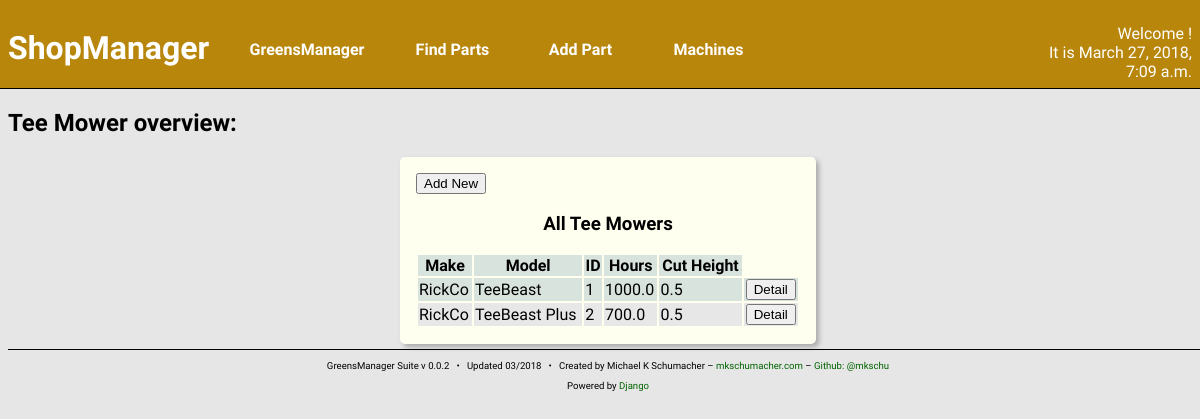
/shop/teemow/, run on an earlier commit of the app's database.
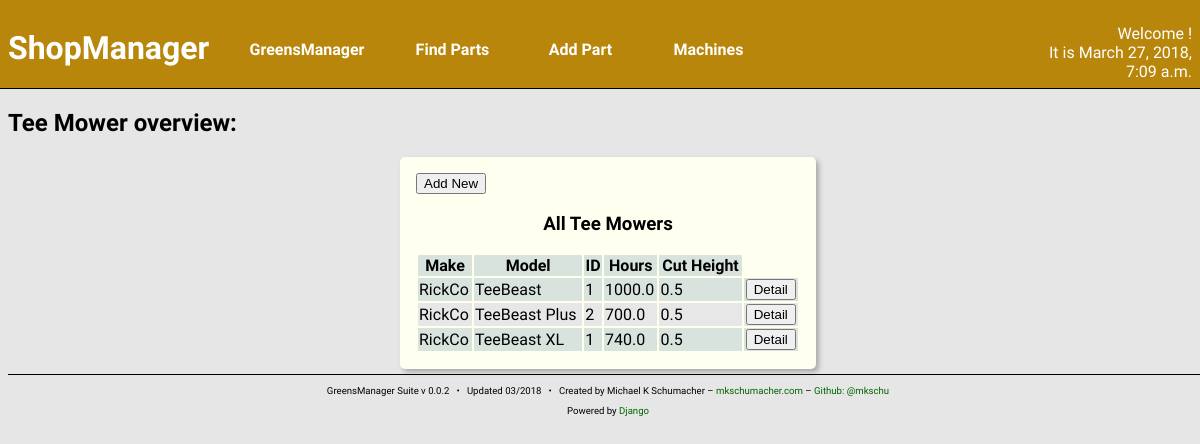
And on a later commit of the database.
### machines/models.py (models this page shows, shortened)
class Mower(Machine):
    cut_height = models.FloatField()

class TeeMower(Mower):
    """
    TeeMower class

    A subclass of Machine->Mower. Tracks machines typically used to
    mow tees.
    """

class Machine(models.Model):
    make = models.CharField(max_length=128)
    model = models.TextField(max_length=256)
    year = models.IntegerField()
    ident_number = models.CharField(max_length=16,
                                    blank = True,
                                    null = True)
    date_purchased = models.DateField()
    hours = models.FloatField()
    in_commission = models.BooleanField(default = True)
    fuel_type = models.ManyToManyField('parts.Fuel',
                                       blank = True,
                                       related_name = '+')
    oil_type = models.ManyToManyField('parts.Oil',
                                      blank = True,
                                      related_name = '+')
    oil_capacity = models.FloatField(blank = True, null = True)
    hyd_oil_type = models.ManyToManyField('parts.Oil',
                                          blank = True,
                                          related_name = '+')
    hyd_oil_capacity = models.FloatField(blank = True, null = True)
    oil_filter = models.ManyToManyField('parts.Filter',
                                        blank = True,
                                        related_name = '+')
    hyd_oil_filter = models.ManyToManyField('parts.Filter',
                                            blank = True,
                                            related_name = '+')
    fuel_filter = models.ManyToManyField('parts.Filter',
                                         blank = True,
                                         related_name = '+')
    created_at = models.DateTimeField(auto_now_add=True)
    updated_at = models.DateTimeField(auto_now=True)

class Mower(Machine):
    cut_height = models.FloatField()

### machines/views.py (the view)
def teemowIndex(request):
    mowers = TeeMower.objects.all()
    context = {
        'curr_time': curr_time(),
        'mowers': mowers,
    }
    return render(request, 'machines/teemow_index.html', context)

### machines/views.py (called while the page is built)
def curr_time():
    return now()

### machines/templates/machines/teemow_index.html
{% include "machines/shophead.html" %}
<h2>Tee Mower overview:</h2>
<section class="content-block content-block-full">
    <a href="{% url 'shop:teemow_new' %}">
        <button>Add New</button>
    </a>
    <h3>All Tee Mowers</h3>
    <table>
        <thead>
            <th>Make</th>
            <th>Model</th>
            <th>ID</th>
            <th>Hours</th>
            <th>Cut Height</th>
        </thead>
        {% for m in mowers %}
        <tr>
            <td>{{ m.make }}</td>
            <td>{{ m.model }}</td>
            <td>{{ m.ident_number }}</td>
            <td>{{ m.hours }}</td>
            <td>{{ m.cut_height }}</td>
            <td class="center-align">
                <a href="{% url 'shop:teemow_detail' pk=m.pk %}">
                    <button>Detail</button>
                </a>
            </td>
        </tr>
        {% endfor %}
    </table>
</section>
{% include "foot.html" %}

What changed in the data, as far as the page shows it:
added TeeMower: make "RickCo", model "TeeBeast XL", ident_number "1", hours "740.0", cut_height "0.5"
